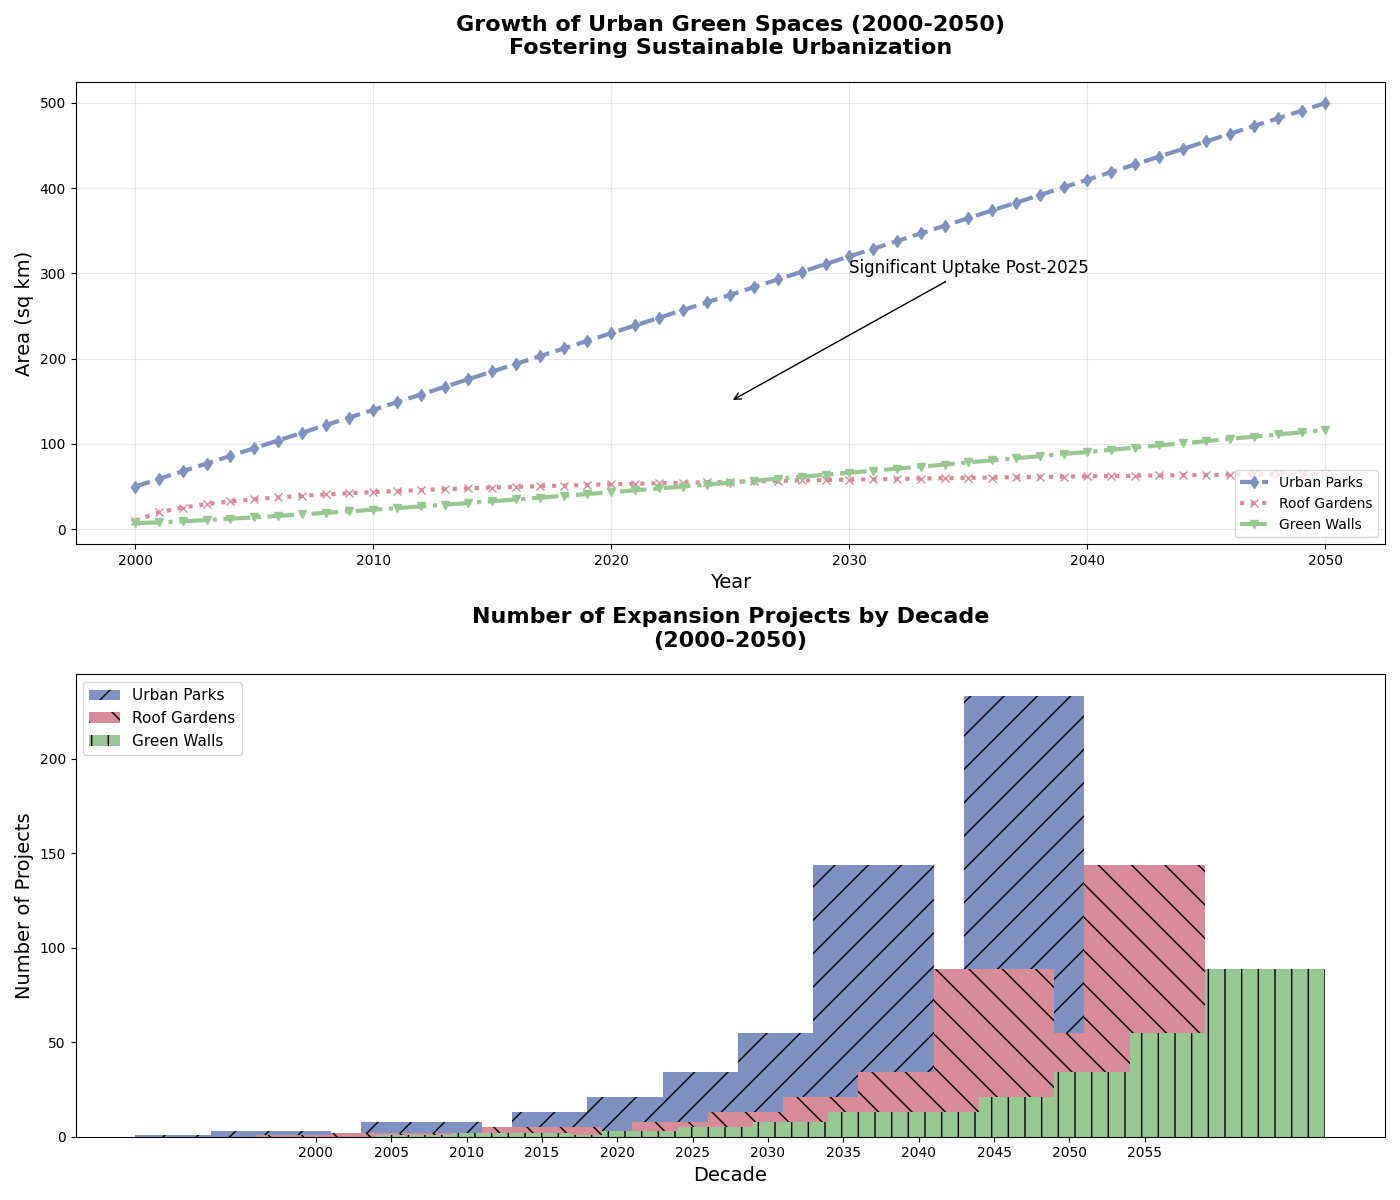

Reproduce this figure in Python.
import matplotlib.pyplot as plt
import numpy as np

years = np.arange(2000, 2051)

urban_parks = np.linspace(50, 500, len(years))
roof_gardens = 10 + 14 * np.log1p(years - 2000)
green_walls = 7 + (years - 2000) ** 1.2

fig, (ax1, ax2) = plt.subplots(2, 1, figsize=(14, 12))

# Randomly altered line styles, colors, and markers
ax1.plot(years, urban_parks, label='Urban Parks', color='#7F91C0', linewidth=3, linestyle='--', marker='d')
ax1.plot(years, roof_gardens, label='Roof Gardens', color='#D88C9A', linewidth=3, linestyle=':', marker='x')
ax1.plot(years, green_walls, label='Green Walls', color='#97C891', linewidth=3, linestyle='-.', marker='v')

ax1.set_title('Growth of Urban Green Spaces (2000-2050)\nFostering Sustainable Urbanization', fontsize=16, fontweight='bold', pad=20)
ax1.set_xlabel('Year', fontsize=14)
ax1.set_ylabel('Area (sq km)', fontsize=14)
ax1.legend(loc='lower right', fontsize=10)  # Changed legend location and fontsize
ax1.grid(True, linestyle='-', alpha=0.3)  # Changed grid style and transparency

ax1.annotate('Significant Uptake Post-2025', xy=(2025, 150), xytext=(2030, 300),
             arrowprops=dict(facecolor='black', arrowstyle='->'), fontsize=12)

expansion_projects_urban_parks = [1, 3, 2, 8, 5, 13, 21, 34, 55, 144, 89, 233]
expansion_projects_roof_gardens = [1, 2, 1, 5, 3, 8, 13, 21, 34, 89, 55, 144]
expansion_projects_green_walls = [1, 2, 1, 3, 5, 8, 13, 13, 21, 34, 55, 89]

decades = np.arange(2000, 2060, 5)
width = 8

# Changed bar colors and styles
ax2.bar(decades - width, expansion_projects_urban_parks, width, label='Urban Parks', color='#7F91C0', hatch='/')
ax2.bar(decades, expansion_projects_roof_gardens, width, label='Roof Gardens', color='#D88C9A', hatch='\\')
ax2.bar(decades + width, expansion_projects_green_walls, width, label='Green Walls', color='#97C891', hatch='|')

ax2.set_title('Number of Expansion Projects by Decade\n(2000-2050)', fontsize=16, fontweight='bold', pad=20)
ax2.set_xlabel('Decade', fontsize=14)
ax2.set_ylabel('Number of Projects', fontsize=14)
ax2.set_xticks(decades)
ax2.legend(loc='upper left', fontsize=11)  # Changed legend fontsize
ax2.grid(False)  # Removed grid for the second subplot

plt.tight_layout()
plt.show()
